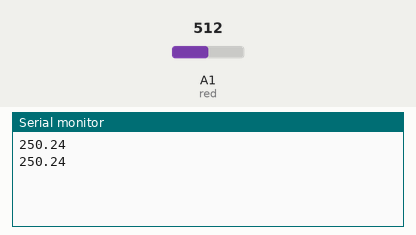
Bench run of a sketch on a simulated Arduino Uno, built with avr-gcc and run on an emulated ATmega328P. On the bench: the last lines printed to the serial monitor. The test bench sets the inputs (shaded band); at power-on: A1 (red) = 512.

Above: at 1.8 s.
1.9 s: A1 (red) set to 716
At 2.7 s:
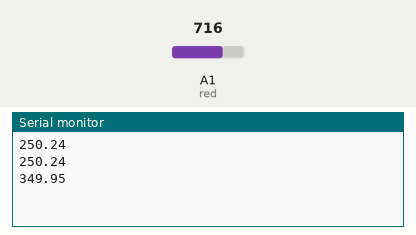
3.4 s: A1 (red) set to 900
At 4.8 s:
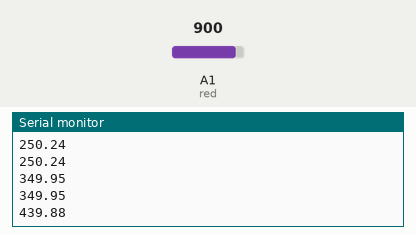
Timing chart, 0 to 6.4 s (numbered marks = the images above; inputs shaded):
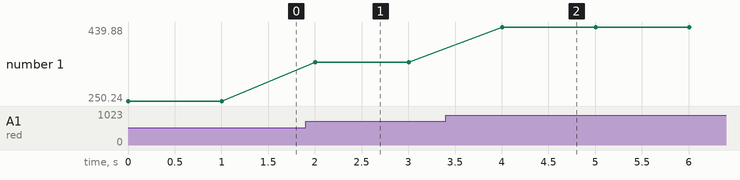

The sketch:

Use_of_lm35.ino
```cpp
int red=A1;
float clac;

void setup() {
  // put your setup code here, to run once:
  pinMode(red,INPUT);
  Serial.begin(9600);
}

void loop() {
  // put your main code here, to run repeatedly:
  clac=(analogRead(red)*(5.0/1023.0))/0.01;
  Serial.println(clac);
  delay(1000);
}
```

Measured:
- after the input at 1.9 s, the serial monitor: prints a new line after 0.10 s (image 1)
- after the input at 3.4 s, the serial monitor: prints a new line after 0.60 s (image 2)
- plotted number 1: 250.24 → 349.95 after the input at 1.9 s, 349.95 → 439.88 after the input at 3.4 s
